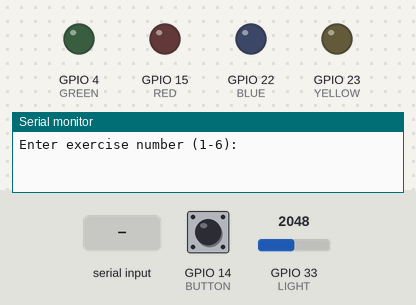
Bench run of a sketch on a simulated ESP32. Shown: output pins drawn as LEDs (lit = HIGH), the last lines printed to the serial monitor. Dashed ring = blinking. The inputs (shaded band) are chosen by the test bench; at power-on: GPIO 14 (BUTTON) LOW, GPIO 33 (LIGHT) = 2048.

Above: at 1.2 s.
1.3 s: "30,150\n" received over Serial
At 3.2 s:
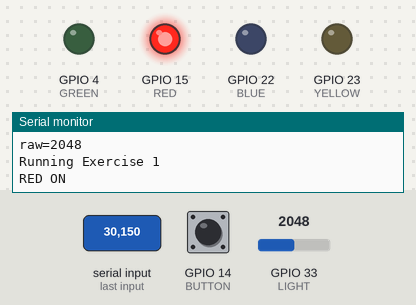
4.3 s: "2\n" received over Serial
At 5.5 s:
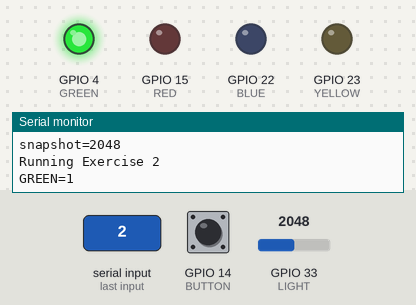
5.8 s: "1\n" received over Serial
At 8.6 s:
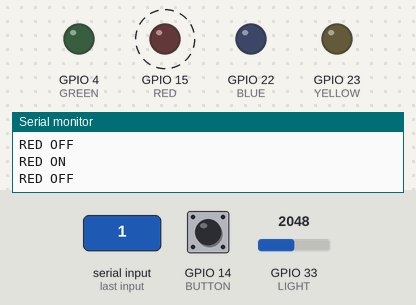
8.8 s: "3\n" received over Serial
At 9.7 s:
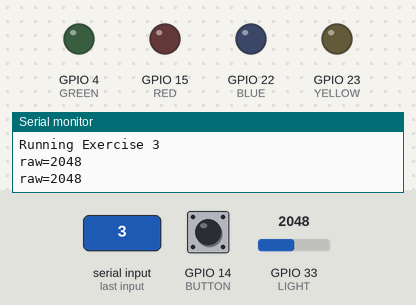
Timing chart, 0 to 11.3 s (numbered marks = the images above; inputs shaded):
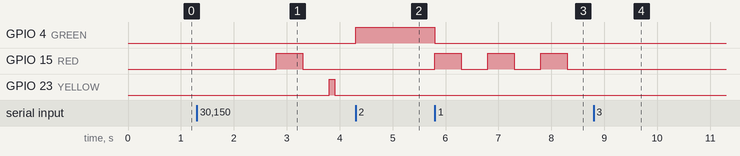

The sketch:

esp32_lab1.ino
```cpp
#include "Arduino.h"
#define RED 15
#define GREEN 4
#define BLUE 22
#define YELLOW 23
#define BUTTON 14
#define LIGHT 33

int greenState = 0;
int lastButtonState = HIGH;
int blueState = 0;
int currentExercise = 0;

void setup(void) {
  pinMode(RED, OUTPUT);
  pinMode(GREEN, OUTPUT);
  pinMode(BLUE, OUTPUT);
  pinMode(YELLOW, OUTPUT);
  pinMode(BUTTON, INPUT_PULLUP);
  Serial.begin(115200);
  digitalWrite(RED, LOW);
  digitalWrite(GREEN, LOW);
  digitalWrite(BLUE, LOW);
  digitalWrite(YELLOW, LOW);
  Serial.println("Enter exercise number (1-6):");
}

void exercise1() {
  digitalWrite(RED, HIGH);
  Serial.println("RED ON");
  delay(500);
  digitalWrite(RED, LOW);
  Serial.println("RED OFF");
  delay(500);
}

void exercise2() {
  int buttonState = digitalRead(BUTTON);
  if (buttonState == LOW && lastButtonState == HIGH) {
    greenState = !greenState;
    digitalWrite(GREEN, greenState ? HIGH : LOW);
    Serial.print("GREEN=");
    Serial.println(greenState);
    delay(50);
  }
  lastButtonState = buttonState;
}

void exercise3() {
  int val = analogRead(LIGHT);
  Serial.print("raw=");
  Serial.println(val);
  delay(500);
}

void exercise4() {
  int val = analogRead(LIGHT);
  digitalWrite(BLUE, LOW);
  digitalWrite(GREEN, LOW);
  digitalWrite(YELLOW, LOW);
  digitalWrite(RED, LOW);
  String band;
  if (val <= 1023) {
    band = "BLUE";
    digitalWrite(BLUE, HIGH);
  } else if (val <= 2047) {
    band = "GREEN";
    digitalWrite(GREEN, HIGH);
  } else if (val <= 3071) {
    band = "YELLOW";
    digitalWrite(YELLOW, HIGH);
  } else {
    band = "RED";
    digitalWrite(RED, HIGH);
  }
  Serial.print("band=");
  Serial.println(band);
  delay(100);
}

void exercise5() {
  int buttonState = digitalRead(BUTTON);
  if (buttonState == LOW && lastButtonState == HIGH) {
    int val = analogRead(LIGHT);
    Serial.print("snapshot=");
    Serial.println(val);
    digitalWrite(YELLOW, HIGH);
    delay(100);
    digitalWrite(YELLOW, LOW);
    delay(50);
  }
  lastButtonState = buttonState;
}

void exercise6() {
  if (Serial.available() > 0) {
    char c = Serial.read();
    if (c == 'B') {
      digitalWrite(BLUE, HIGH);
      blueState = 1;
      Serial.println("BLUE=1");
    } else if (c == 'b') {
      digitalWrite(BLUE, LOW);
      blueState = 0;
      Serial.println("BLUE=0");
    }
  }
}

void loop(void) {
  if (Serial.available() > 0) {
    char input = Serial.read();
    if (input >= '1' && input <= '6') {
      currentExercise = input - '0';
      Serial.print("Running Exercise ");
      Serial.println(currentExercise);
      digitalWrite(RED, LOW);
      digitalWrite(GREEN, LOW);
      digitalWrite(BLUE, LOW);
      digitalWrite(YELLOW, LOW);
      greenState = 0;
      blueState = 0;
      lastButtonState = HIGH;
    }
  }

  switch (currentExercise) {
    case 1:
      exercise1();
      break;
    case 2:
      exercise2();
      break;
    case 3:
      exercise3();
      break;
    case 4:
      exercise4();
      break;
    case 5:
      exercise5();
      break;
    case 6:
      exercise6();
      break;
    default:
      break;
  }
}
```

Measured:
- after the input at 1.3 s, GPIO 15 (RED): LOW → HIGH after 1.5 s, → LOW 0.50 s later; GPIO 23 (YELLOW): LOW → HIGH after 2.5 s, → LOW 0.10 s later
- after the input at 4.3 s, GPIO 4 (GREEN): LOW → HIGH at once
- after the input at 5.8 s, GPIO 4 (GREEN): HIGH → LOW at once; GPIO 15 (RED): alternates HIGH for 0.50 s and LOW for 0.50 s, starting at once
- after the input at 8.8 s, GPIO 15 (RED): stops changing and stays LOW
